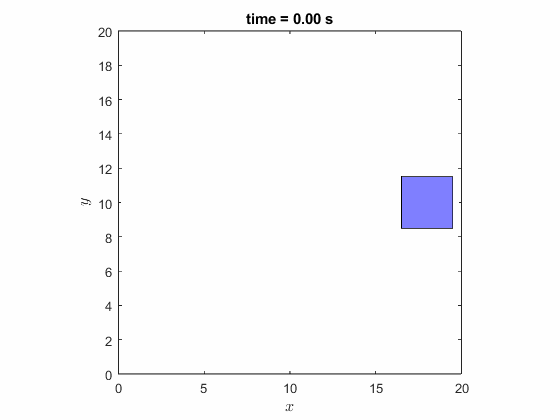
%> input picture images/exercise_15.gif, 560 x 420 px
$ octave untitled3.m   (GNU Octave 9; MATLAB toolbox functions it lacks are replaced by stand-ins)
%> lines starting %> are read from the running program, lines starting %| are printed output that depends on the picture
filename = '../images/exercise_15.gif';
output = '../images/exercise_15_v2.gif';
delay= 0.03;

frames = numel(imfinfo(filename));
for i = 1:frames
    disp("Working on frame " + i + " out of " + frames)

    [I, map] = imread(filename, i);
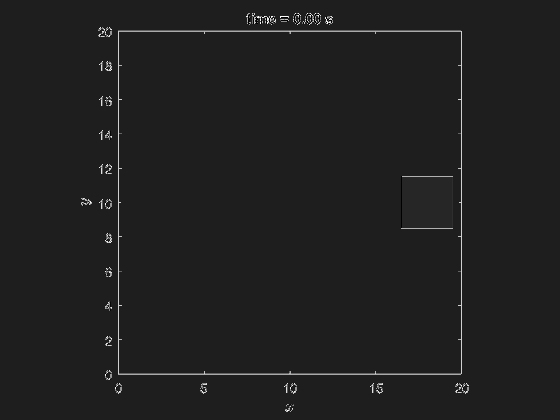
%> I: size 420x560 uint8; min 0, max 33, mean 4.3; drawn with min black and max white
%> map = 64 rows, first 12: [0 0 0; 0.733 0.733 0.733; 0.416 0.416 0.416; 0.925 0.925 0.925; 0.996 0.996 0.996; 0.498 0.498 1; 0.188 0.188 0.376; 0.537 0.537 0.537; 0.098 0.098 0.098; 0.325 0.325 0.325; 0.639 0.639 0.639; 0.827 0.827 0.827]

    if i==1
        imwrite(I,map, output, 'gif', 'DelayTime', delay,'LoopCount',inf); %save file output
    else
        imwrite(I, output, 'gif','WriteMode', 'append', 'DelayTime', delay); %save file output
%> (the run ends here)
